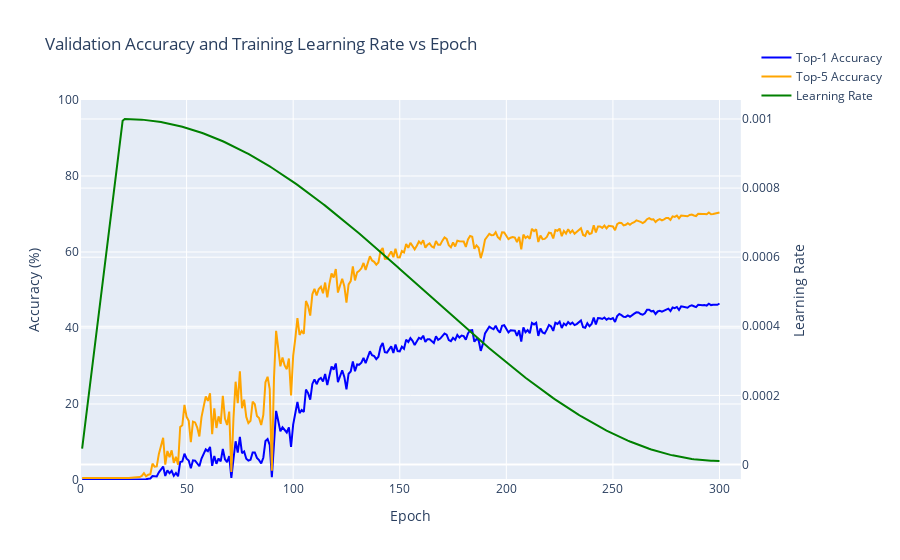

Notebook code for this chart:
### Code cell
# SEBNet Adam, LR 1e-03
log_file_path = '/home/robert.breslin/alessandro/paper_2/mmpretrain/work_dirs/pretrain01_staged_lr_adamw_1xb64_in1k/20250721_170401/20250721_170401.log'
epochs, top1, top5, lrs = parse_log_file(log_file_path)
plot_accuracies_and_lr_interactive(epochs, top1, top5, lrs, adam_range)

### Figure 1 — Plotly figure (JSON) as saved in the notebook; plotly's stock layout.template omitted (floating-point values rounded to 4 significant figures; data arrays with more than 128 entries replaced by an {"elided": "..."} marker saying what was removed)
{"data": [{"line": {"color": "blue"}, "name": "Top-1 Accuracy", "type": "scatter", "x": {"elided": "300 int values"}, "xaxis": "x", "y": {"elided": "300 float values"}, "yaxis": "y"}, {"line": {"color": "orange"}, "name": "Top-5 Accuracy", "type": "scatter", "x": {"elided": "300 int values"}, "xaxis": "x", "y": {"elided": "300 float values"}, "yaxis": "y"}, {"line": {"color": "green"}, "name": "Learning Rate", "type": "scatter", "x": {"elided": "300 int values"}, "xaxis": "x", "y": {"elided": "300 float values"}, "yaxis": "y2"}], "layout": {"hovermode": "x unified", "legend": {"x": 1.15, "xanchor": "right", "y": 1.15, "yanchor": "top"}, "title": {"text": "Validation Accuracy and Training Learning Rate vs Epoch"}, "xaxis": {"anchor": "y", "domain": [0, 0.94], "range": [0, 310], "title": {"text": "Epoch"}}, "yaxis": {"anchor": "x", "domain": [0, 1], "range": [0, 100], "title": {"text": "Accuracy (%)"}}, "yaxis2": {"anchor": "x", "overlaying": "y", "side": "right", "title": {"text": "Learning Rate"}}}}
